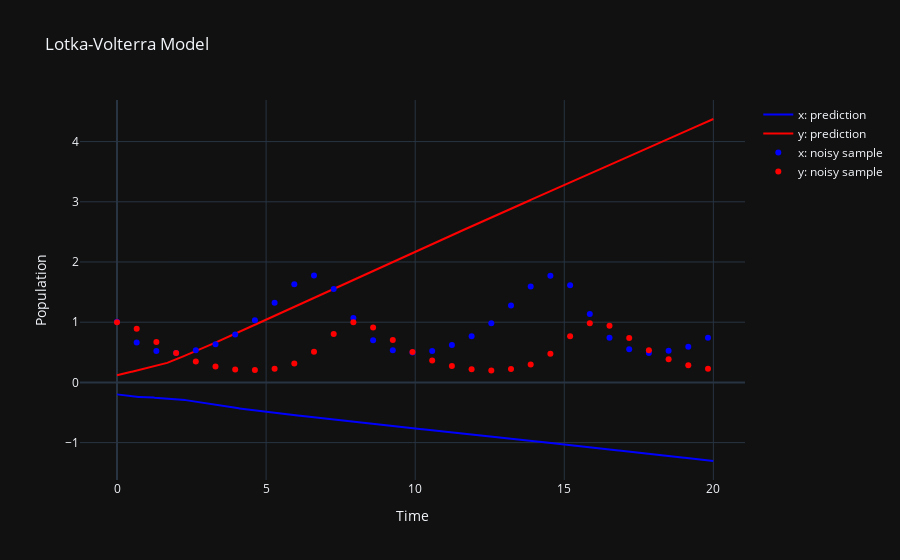

Notebook code cell kept with this figure:
### Code cell
with torch.no_grad():
    t_f = torch.linspace(0, 20, 1000).reshape(-1, 1).to(device).float()
    X_pred = f_known(t_f)
    x_pred, y_pred = to_numpy(X_pred[:, 0:1]), to_numpy(X_pred[:, 1:2])
    res_pred = f_unknown(X_pred)
    res_x, res_y = to_numpy(res_pred[:, 0:1]), to_numpy(res_pred[:, 1:2])
    t_f = to_numpy(t_f)
    t_sample = to_numpy(t_sample)
    x_sample = to_numpy(x_sample)
    y_sample = to_numpy(y_sample)

    fig = go.Figure()
    fig.add_trace(go.Scatter(x=t_f, y=x_pred, mode='lines', name='x: prediction', line=dict(color='blue')))
    fig.add_trace(go.Scatter(x=t_f, y=y_pred, mode='lines', name='y: prediction', line=dict(color='red')))
    fig.add_trace(go.Scatter(x=t_sample, y=x_sample, mode='markers', name='x: noisy sample', line=dict(color='blue')))
    fig.add_trace(go.Scatter(x=t_sample, y=y_sample, mode='markers', name='y: noisy sample', line=dict(color='red')))
    fig.update_layout(title='Lotka-Volterra Model', xaxis_title='Time', yaxis_title='Population')
    fig.show()

### Figure 1 — Plotly figure (JSON) as saved in the notebook; plotly's stock layout.template omitted (floating-point values rounded to 4 significant figures; data arrays with more than 128 entries replaced by an {"elided": "..."} marker saying what was removed)
{"data": [{"line": {"color": "blue"}, "mode": "lines", "name": "x: prediction", "type": "scatter", "x": {"elided": "1000 float values"}, "y": {"elided": "1000 float values"}}, {"line": {"color": "red"}, "mode": "lines", "name": "y: prediction", "type": "scatter", "x": {"elided": "1000 float values"}, "y": {"elided": "1000 float values"}}, {"line": {"color": "blue"}, "mode": "markers", "name": "x: noisy sample", "type": "scatter", "x": [0, 0.6607, 1.321, 1.982, 2.643, 3.303, 3.964, 4.625, 5.285, 5.946, 6.607, 7.267, 7.928, 8.589, 9.249, 9.91, 10.57, 11.23, 11.89, 12.55, 13.21, 13.87, 14.53, 15.2, 15.86, 16.52, 17.18, 17.84, 18.5, 19.16, 19.82], "y": [1.006, 0.6638, 0.5236, 0.4865, 0.5356, 0.6338, 0.795, 1.033, 1.325, 1.63, 1.777, 1.549, 1.069, 0.6983, 0.5342, 0.4954, 0.5221, 0.6226, 0.7675, 0.9836, 1.279, 1.592, 1.771, 1.613, 1.136, 0.7419, 0.5504, 0.4892, 0.5261, 0.5943, 0.7429]}, {"line": {"color": "red"}, "mode": "markers", "name": "y: noisy sample", "type": "scatter", "x": [0, 0.6607, 1.321, 1.982, 2.643, 3.303, 3.964, 4.625, 5.285, 5.946, 6.607, 7.267, 7.928, 8.589, 9.249, 9.91, 10.57, 11.23, 11.89, 12.55, 13.21, 13.87, 14.53, 15.2, 15.86, 16.52, 17.18, 17.84, 18.5, 19.16, 19.82], "y": [0.9975, 0.8894, 0.6708, 0.4865, 0.3456, 0.2652, 0.2163, 0.2051, 0.2261, 0.3123, 0.5112, 0.8047, 0.999, 0.9114, 0.7046, 0.5066, 0.3619, 0.273, 0.2189, 0.1998, 0.2246, 0.2978, 0.4774, 0.7659, 0.9837, 0.9403, 0.7364, 0.5333, 0.3848, 0.2867, 0.2266]}], "layout": {"title": {"text": "Lotka-Volterra Model"}, "xaxis": {"title": {"text": "Time"}}, "yaxis": {"title": {"text": "Population"}}}}
